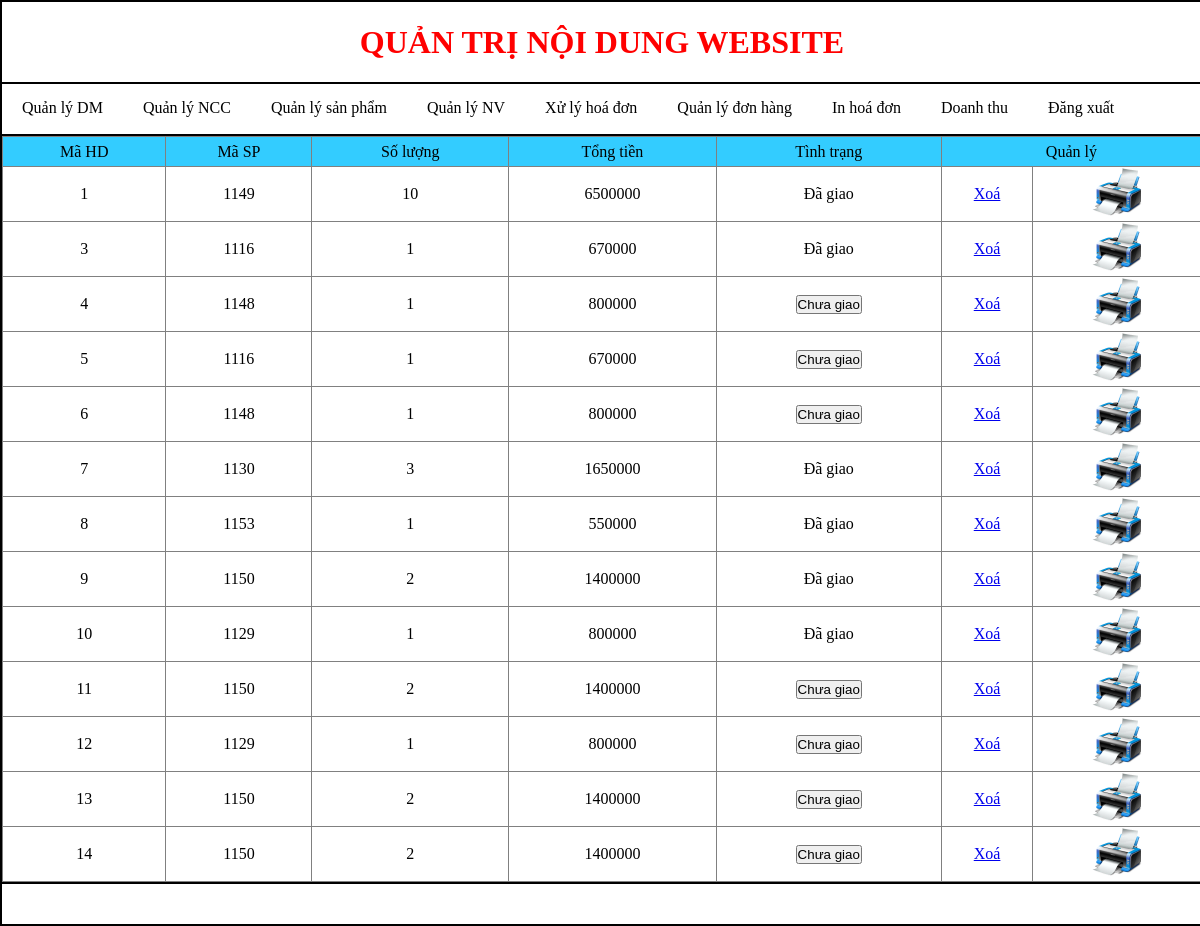
/Admin/index.php?Quanly=donhang (signed in), run on the app's committed database.
### tables this page shows
CREATE TABLE `chitiethoadon` (
  `MaHD` int(255) NOT NULL,
  `MaSP` int(255) DEFAULT NULL,
  `Soluong` int(255) DEFAULT NULL,
  `Tongtien` decimal(18,0) DEFAULT NULL,
  `Tinhtrang` int(255) NOT NULL
);

### Admin/modular/QuanlyDH/donhang.php (the view, shortened to what this page needs)
<?php
$sql= "select * from chitiethoadon ";
$query=mysqli_query($conn,$sql);
?>
<form action="index.php?Quanly=donhang" method="post" enctype="multipart/form-data">
<table width="100%" border="1">
  <tr style="height:30px" bgcolor="#33CCFF" align="center">
    <td>Mã HD</td>
    <td>Mã SP</td>
    <td>Số lượng</td>
    <td>Tổng tiền</td>
    <td>Tình trạng </td>
    <td colspan="2">Quản lý</td>
   </tr>
 <?php
 while($dong=mysqli_fetch_assoc($query)){
 $MaHD=$dong['MaHD'];
 $Soluong=$dong['Soluong'];
 $MaSP= $dong['MaSP'];
?>
<tr style="height:30px" align="center">
    <td><?php echo $MaHD ?></td>
    <td><?php echo $MaSP ?></td>
    <td><?php echo $Soluong?></td>
    <td><?php echo $dong['Tongtien']?></td>
    <td><?php
  if($dong['Tinhtrang']==0){
	  echo  '<input type="submit" name='.$MaHD.' value="Chưa giao">';
	  }
   else
	  echo  '<p> Đã giao</p>';
 	 ?></td>
     <td><a href="index.php?Quanly=donhang&id=<?php echo $dong['MaHD']?>">Xoá</a></td>
     <td><a href="index.php?Quanly=inhoadon&id=<?php echo $dong['MaHD']?>"><img src="webdoco/images/in.jpg" width="50" height="50"></a></td>
</tr>
<?php
}
?>
</table>
</form>

### Admin/index.php (shortened to what this page needs)
<!DOCTYPE html>
<html>
<head>
<link rel="stylesheet" type="text/css" href="style/css.css"/>
</head>
<body>
	<div class="wrapper">
 		<?php
			include('modular/header.php');
			include('modular/menu.php');
			include('modular/content.php');
			include('modular/footer.php');
		?>
    </div>
</body>
</html>

### Admin/modular/header.php (shortened to what this page needs)
<div class="header">
    <h3 style="text-align:center;line-height:80px; color:#F00"><font size="+3"><strong>QUẢN TRỊ NỘI DUNG WEBSITE</strong></font></h3>
</div>

### Admin/modular/menu.php (shortened to what this page needs)
 <div class="menu">
	<ul>
        <li><a href="index.php?Quanly=QuanlyDM&action=Them">Quản lý DM</a></li>
        <li><a href="index.php?Quanly=QuanlyNCC&action=Them">Quản lý NCC</a></li>
        <li><a href="index.php?Quanly=QuanlySP&action=Them">Quản lý sản phẩm</a></li>
        <li><a href="index.php?Quanly=QuanlyNV&action=Them">Quản lý NV</a></li>
       <li><a href="index.php?Quanly=Xulyhoadon">Xử lý hoá đơn</a></li>
        <li><a href="index.php?Quanly=donhang">Quản lý đơn hàng</a></li>
         <li><a href="index.php?Quanly=Inhoadon">In hoá đơn</a></li>
         <li><a href="index.php?Quanly=doanhthu">Doanh thu</a></li>
        <li><a href="index.php?ac=logout">Đăng xuất</a></li>
    </ul>
</div>

### Admin/modular/content.php (shortened to what this page needs)
<div class="content">
	<?php
		if(isset($_GET['Quanly'])){
			$tam=$_GET['Quanly'];
		}
		else{ $tam='';}
		if($tam=='donhang'){
			include('modular/QuanlyDH/donhang.php');
		}
	?>
</div>

### Admin/modular/footer.php (shortened to what this page needs)
<div class="footer"></div>

### Admin/style/css.css (style rules this page uses)
table { border-collapse: collapse; }
* { padding: 0; margin: 0; }
.wrapper { width: 100%; height: auto; border: 1px solid #000; margin: auto; background: color #f5f5f5; }
.header { width: 100%; height: 80px; border: 1px solid #000; background: #FFF; }
.menu { width: 100%; height: 50px; border: 1px solid #000; background: #FFF; }
.menu ul { width: 100%; height: 50px; list-style: none; }
.menu ul li { padding: 15px 20px; float: left; }
.menu ul li a { color: #000; text-decoration: none; }
.content { width: 100%; height: auto; border: 1px solid #000; }
.footer { width: 100%; height: 40px; border: 1px solid #000; }

### data on the page
chitiethoadon: MaHD "1", MaSP "1149", Soluong "10", Tongtien "6500000", Tinhtrang "Đã giao"
chitiethoadon: MaHD "3", MaSP "1116", Soluong "1", Tongtien "670000", Tinhtrang "Đã giao"
chitiethoadon: MaHD "4", MaSP "1148", Soluong "1", Tongtien "800000"
chitiethoadon: MaHD "5", MaSP "1116", Soluong "1", Tongtien "670000"
chitiethoadon: MaHD "6", MaSP "1148", Soluong "1", Tongtien "800000"
chitiethoadon: MaHD "7", MaSP "1130", Soluong "3", Tongtien "1650000", Tinhtrang "Đã giao"
chitiethoadon: MaHD "8", MaSP "1153", Soluong "1", Tongtien "550000", Tinhtrang "Đã giao"
chitiethoadon: MaHD "9", MaSP "1150", Soluong "2", Tongtien "1400000", Tinhtrang "Đã giao"
chitiethoadon: MaHD "10", MaSP "1129", Soluong "1", Tongtien "800000", Tinhtrang "Đã giao"
chitiethoadon: MaHD "11", MaSP "1150", Soluong "2", Tongtien "1400000"
chitiethoadon: MaHD "12", MaSP "1129", Soluong "1", Tongtien "800000"
chitiethoadon: MaHD "13", MaSP "1150", Soluong "2", Tongtien "1400000"
chitiethoadon: MaHD "14", MaSP "1150", Soluong "2", Tongtien "1400000"
